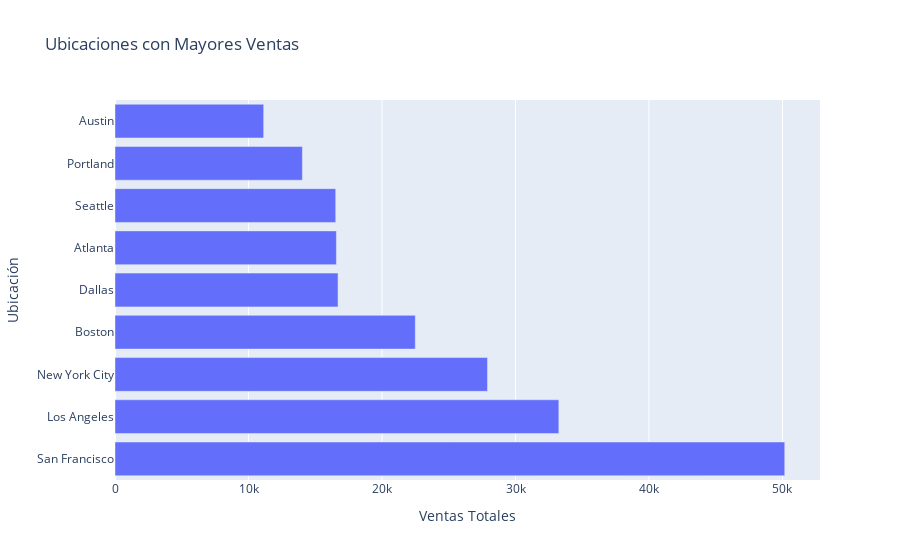

Write notebook code for a chart like this one.
### Code cell
import plotly.express as px

# Crear un gráfico de barras horizontal con Plotly
fig = px.bar(df_ventas_por_estado, x='Ventas Totales', y='Ciudad', orientation='h',
             title='Ubicaciones con Mayores Ventas')
fig.update_layout(xaxis_title='Ventas Totales', yaxis_title='Ubicación')
fig.show()

### Figure 1 — Plotly figure (JSON) as saved in the notebook; plotly's stock layout.template omitted (floating-point values rounded to 4 significant figures)
{"data": [{"alignmentgroup": "True", "hovertemplate": "Ventas Totales=%{x}<br>Ciudad=%{y}<extra></extra>", "legendgroup": "", "marker": {"color": "#636efa", "pattern": {"shape": ""}}, "name": "", "offsetgroup": "", "orientation": "h", "showlegend": false, "textposition": "auto", "type": "bar", "x": [50169, 33247, 27903, 22494, 16707, 16584, 16534, 14037, 11137], "xaxis": "x", "y": ["San Francisco", "Los Angeles", "New York City", "Boston", "Dallas", "Atlanta", "Seattle", "Portland", "Austin"], "yaxis": "y"}], "layout": {"barmode": "relative", "legend": {"tracegroupgap": 0}, "title": {"text": "Ubicaciones con Mayores Ventas"}, "xaxis": {"anchor": "y", "domain": [0, 1], "title": {"text": "Ventas Totales"}}, "yaxis": {"anchor": "x", "domain": [0, 1], "title": {"text": "Ubicación"}}}}
